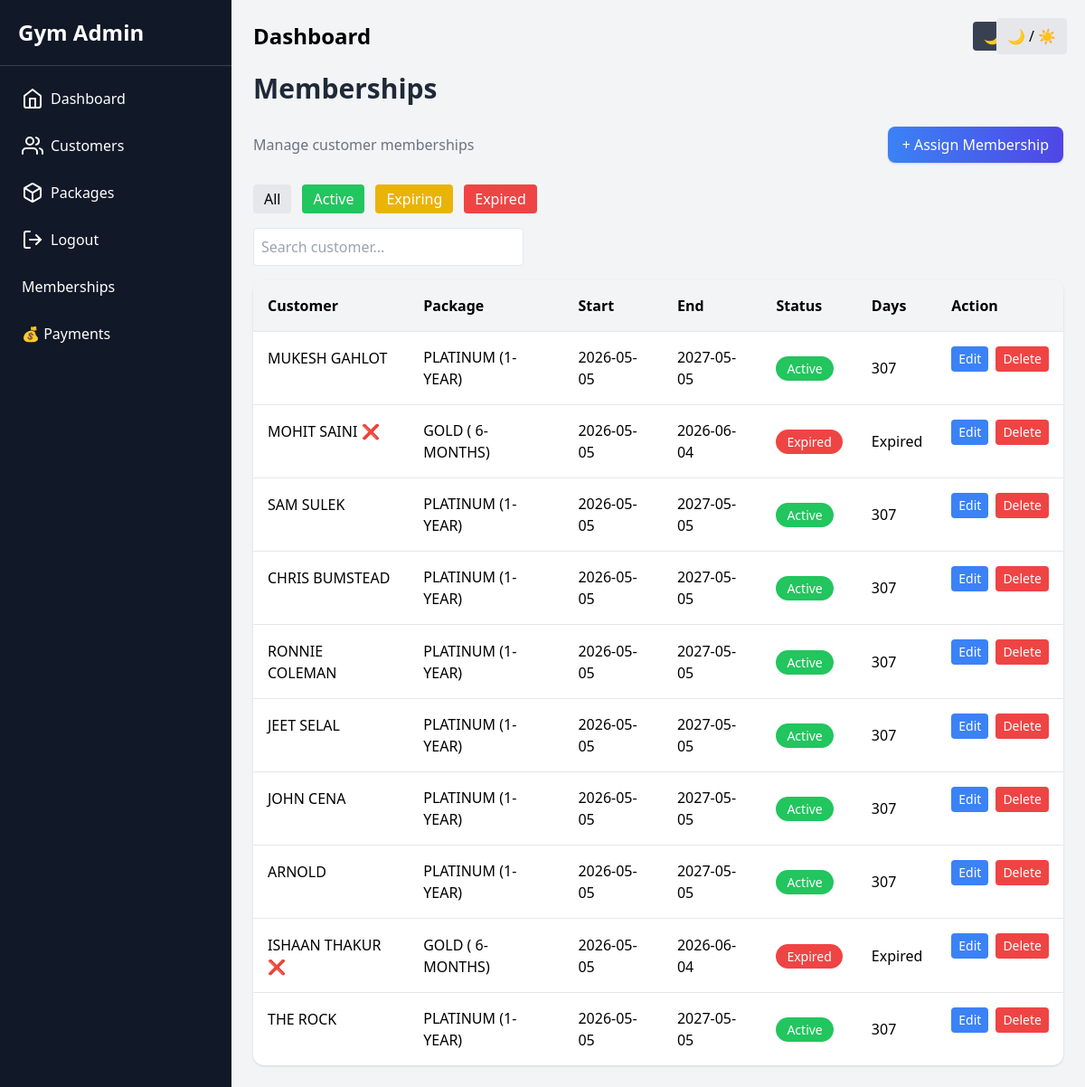
Page /memberships (signed in) on the committed database.
### tables this page shows
CREATE TABLE memberships (
    id INTEGER PRIMARY KEY AUTOINCREMENT,
    customer_id INTEGER,
    package_id INTEGER,
    start_date TEXT,
    end_date TEXT,
    status TEXT,
    FOREIGN KEY(customer_id) REFERENCES customers(id),
    FOREIGN KEY(package_id) REFERENCES packages(id)
);

CREATE TABLE customers (
        id INTEGER PRIMARY KEY AUTOINCREMENT,
        name TEXT NOT NULL,
        phone TEXT NOT NULL,
        date TEXT NOT NULL
    );

CREATE TABLE packages (
    id INTEGER PRIMARY KEY AUTOINCREMENT,
    type TEXT,
    facilities TEXT,
    cost INTEGER,
    duration INTEGER   -- in days
);

### app.py (the view)
@app.route("/memberships")
def memberships():
    if "user" not in session:
        return redirect("/")
    conn = get_db()
    cursor = conn.cursor()
    today = datetime.now().date()
    data = cursor.execute("""
        SELECT m.id, c.name, p.type, m.start_date, m.end_date
        FROM memberships m
        JOIN customers c ON m.customer_id = c.id
        JOIN packages p ON m.package_id = p.id
    """).fetchall()
    result = []
    for row in data:
        end_date = datetime.strptime(row["end_date"], "%Y-%m-%d").date()
        days = (end_date - today).days
        if days < 0:
            status = "Expired"
        elif days <= 3:
            status = "Expiring"
        else:
            status = "Active"
        result.append({
            "id": row["id"],
            "name": row["name"],
            "type": row["type"],
            "start_date": row["start_date"],
            "end_date": row["end_date"],
            "status": status,
            "days_left": days
        })
    customers = cursor.execute("SELECT * FROM customers").fetchall()
    packages = cursor.execute("SELECT * FROM packages").fetchall()
    conn.close()
    return render_template("memberships/view.html",
        memberships=result,
        customers=[dict(x) for x in customers],
        packages=[dict(x) for x in packages]
    )

### database.py (called while the page is built)
def get_db():
    conn = sqlite3.connect("gym.db")
    conn.row_factory = sqlite3.Row
    return conn

### templates/memberships/view.html (shortened to what this page needs)
{% extends "base.html" %}
{% block content %}
<h1 class="text-3xl font-bold mb-6 text-gray-800 dark:text-white">
  Memberships
</h1>
<div class="flex justify-between items-center mb-6">
  <p class="text-gray-500">Manage customer memberships</p>
  <button onclick="openAssign()"
    class="bg-gradient-to-r from-blue-500 to-indigo-600 text-white px-4 py-2 rounded-lg shadow">
    + Assign Membership
  </button>
</div>
<div class="flex gap-3 mb-4">
  <button onclick="filterStatus('All')" class="px-3 py-1 bg-gray-200 rounded">All</button>
  <button onclick="filterStatus('Active')" class="px-3 py-1 bg-green-500 text-white rounded">Active</button>
  <button onclick="filterStatus('Expiring')" class="px-3 py-1 bg-yellow-500 text-white rounded">Expiring</button>
  <button onclick="filterStatus('Expired')" class="px-3 py-1 bg-red-500 text-white rounded">Expired</button>
</div>
<input id="searchInput" placeholder="Search customer..."
  class="border p-2 rounded w-1/3 text-black mb-4">
<div class="bg-white dark:bg-gray-800 rounded-xl shadow overflow-hidden">
<table class="w-full text-left">
<thead class="bg-gray-100 dark:bg-gray-700">
<tr>
  <th class="p-4">Customer</th>
  <th class="p-4">Package</th>
  <th class="p-4">Start</th>
  <th class="p-4">End</th>
  <th class="p-4">Status</th>
  <th class="p-4">Days</th>
  <th class="p-4">Action</th>
</tr>
</thead>
<tbody>
{% for m in memberships %}
<tr data-status="{{ m.status }}"
    class="border-t hover:bg-gray-50 dark:hover:bg-gray-700">
  <td class="p-4 font-medium flex items-center gap-2">
    {{ m.name }}
    {% if m.status == "Expiring" %}
      ⚠️
    {% elif m.status == "Expired" %}
      ❌
    {% endif %}
  </td>
  <td class="p-4">{{ m.type }}</td>
  <td class="p-4">{{ m.start_date }}</td>
  <td class="p-4">{{ m.end_date }}</td>
  <td class="p-4">
    {% if m.status == "Active" %}
      <span class="bg-green-500 text-white px-3 py-1 rounded-full text-sm">Active</span>
    {% elif m.status == "Expiring" %}
      <span class="bg-yellow-500 text-white px-3 py-1 rounded-full text-sm">Expiring</span>
    {% else %}
      <span class="bg-red-500 text-white px-3 py-1 rounded-full text-sm">Expired</span>
    {% endif %}
  </td>
  <td class="p-4">
    {% if m.days_left >= 0 %}
      {{ m.days_left }}
    {% else %}
      Expired
    {% endif %}
  </td>
  <td class="p-4 flex gap-2">
    <button onclick="openEdit('{{ m.id }}','{{ m.start_date }}','{{ m.end_date }}')"
      class="bg-blue-500 text-white px-2 py-1 rounded text-sm">
      Edit
    </button>
    <button onclick="deleteMembership('{{ m.id }}')"
      class="bg-red-500 text-white px-2 py-1 rounded text-sm">
      Delete
    </button>
  </td>
</tr>
{% endfor %}
</tbody>
</table>
</div>
{% endblock %}

### templates/base.html (shortened to what this page needs)
<!DOCTYPE html>
<html lang="en">
<head>
  <script src="https://cdn.tailwindcss.com"></script>
</head>
<body class="bg-gray-100 text-black dark:bg-gray-900 dark:text-white">
  <button onclick="toggleTheme()"
  style="position: fixed; top: 20px; right: 20px; z-index: 999;"
  class="bg-gray-200 dark:bg-gray-700 text-black dark:text-white px-3 py-2 rounded">
  🌙 / ☀️
</button>
<div class="flex">
  <div class="w-64 h-screen bg-gray-900 text-white fixed">
    <h1 class="text-2xl font-bold p-5 border-b border-gray-700">Gym Admin</h1>
    <ul class="p-4 space-y-3">
      <li><a href="/dashboard" class="flex gap-2 p-2 hover:bg-gray-700 rounded">
        <i data-feather="home"></i> Dashboard</a></li>
      <li><a href="/view_customers" class="flex gap-2 p-2 hover:bg-gray-700 rounded">
        <i data-feather="users"></i> Customers</a></li>
      <li><a href="/view_packages" class="flex gap-2 p-2 hover:bg-gray-700 rounded">
        <i data-feather="box"></i> Packages</a></li>
      <li><a href="/logout" class="flex gap-2 p-2 hover:bg-red-600 rounded">
        <i data-feather="log-out"></i> Logout</a></li>
        <a href="/memberships" class="block p-2 hover:bg-gray-200">
  Memberships
</a>
      <li>
        <a href="/add_payment" class="flex gap-2 p-2 hover:bg-gray-700 rounded">
          💰 Payments
        </a>
      </li>
    </ul>
  </div>
  <div class="ml-64 p-6 w-full">
    <div class="flex justify-between mb-6">
      <h1 class="text-2xl font-bold">Dashboard</h1>
      <button onclick="toggleDark()" class="bg-gray-700 px-3 py-1 rounded">
        🌙 Theme
      </button>
    </div>
    {% block content %}{% endblock %}
  </div>
</div>
</body>
</html>

### rows in the picture
memberships: name "MUKESH GAHLOT", type "PLATINUM (1-YEAR)", start_date "2026-05-05", end_date "2027-05-05", shows "Active", days_left "307"
memberships: name "MOHIT SAINI", type "GOLD ( 6- MONTHS)", start_date "2026-05-05", end_date "2026-06-04", shows "Expired"
memberships: name "SAM SULEK", type "PLATINUM (1-YEAR)", start_date "2026-05-05", end_date "2027-05-05", shows "Active", days_left "307"
memberships: name "CHRIS BUMSTEAD", type "PLATINUM (1-YEAR)", start_date "2026-05-05", end_date "2027-05-05", shows "Active", days_left "307"
memberships: name "RONNIE COLEMAN", type "PLATINUM (1-YEAR)", start_date "2026-05-05", end_date "2027-05-05", shows "Active", days_left "307"
memberships: name "JEET SELAL", type "PLATINUM (1-YEAR)", start_date "2026-05-05", end_date "2027-05-05", shows "Active", days_left "307"
memberships: name "JOHN CENA", type "PLATINUM (1-YEAR)", start_date "2026-05-05", end_date "2027-05-05", shows "Active", days_left "307"
memberships: name "ARNOLD", type "PLATINUM (1-YEAR)", start_date "2026-05-05", end_date "2027-05-05", shows "Active", days_left "307"
memberships: name "ISHAAN THAKUR", type "GOLD ( 6- MONTHS)", start_date "2026-05-05", end_date "2026-06-04", shows "Expired"
memberships: name "THE ROCK", type "PLATINUM (1-YEAR)", start_date "2026-05-05", end_date "2027-05-05", shows "Active", days_left "307"
